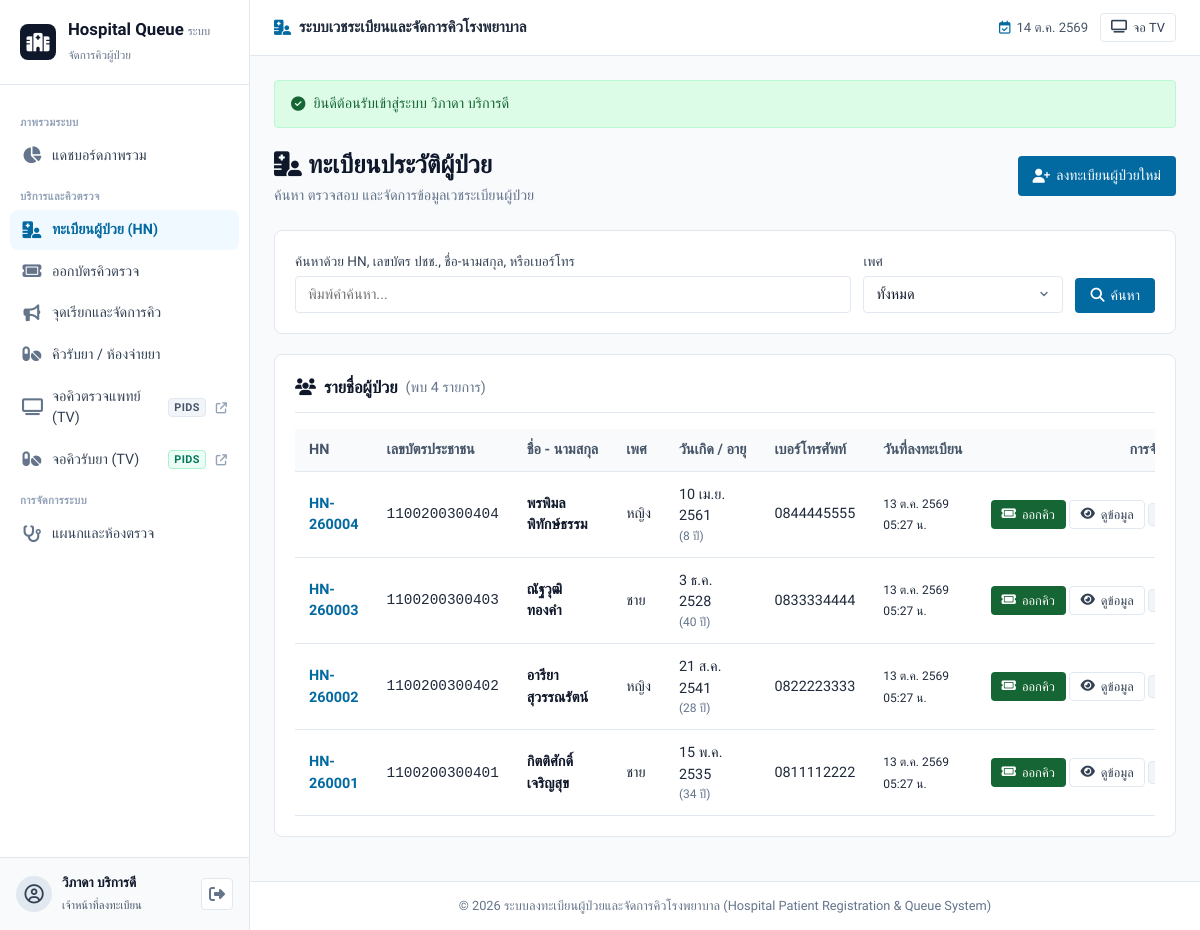
The page /patients.php (signed in) on the database its author committed.
### tables this page shows
CREATE TABLE `patients` (
  `id` INT AUTO_INCREMENT PRIMARY KEY,
  `hn` VARCHAR(20) NOT NULL UNIQUE COMMENT 'เลขประจำตัวผู้ป่วย (HN)',
  `national_id` VARCHAR(13) NOT NULL UNIQUE COMMENT 'เลขบัตรประชาชน',
  `first_name` VARCHAR(100) NOT NULL,
  `last_name` VARCHAR(100) NOT NULL,
  `gender` VARCHAR(10) NULL COMMENT 'ชาย, หญิง, อื่นๆ',
  `date_of_birth` DATE NULL,
  `phone_number` VARCHAR(20) NULL,
  `address` TEXT NULL,
  `created_at` TIMESTAMP DEFAULT CURRENT_TIMESTAMP,
  `updated_at` TIMESTAMP DEFAULT CURRENT_TIMESTAMP ON UPDATE CURRENT_TIMESTAMP
);

### includes/functions.php (called while the page is built, shortened)
<?php
function thai_datetime($datetime, $show_time = true) {
    $timestamp = strtotime($datetime);
    $thai_months = [
        1 => 'ม.ค.', 2 => 'ก.พ.', 3 => 'มี.ค.', 4 => 'เม.ย.',
        5 => 'พ.ค.', 6 => 'มิ.ย.', 7 => 'ก.ค.', 8 => 'ส.ค.',
        9 => 'ก.ย.', 10 => 'ต.ค.', 11 => 'พ.ย.', 12 => 'ธ.ค.'
    ];
    $day = date('j', $timestamp);
    $month = $thai_months[(int)date('n', $timestamp)];
    $year = (int)date('Y', $timestamp) + 543;
    $time = date('H:i น.', $timestamp);
    if ($show_time) {
        return "{$day} {$month} {$year} {$time}";
    }
    return "{$day} {$month} {$year}";
}

### patients.php (the view, shortened to what this page needs)
<?php
require_once __DIR__ . '/config/database.php';
require_once __DIR__ . '/includes/functions.php';
$search = trim($_GET['search'] ?? '');
$query = "SELECT * FROM patients WHERE 1=1";
$params = [];
$query .= " ORDER BY id DESC";
$stmt = $pdo->prepare($query);
$stmt->execute($params);
$patients = $stmt->fetchAll();
require_once __DIR__ . '/includes/header.php';
?>
<div class="page-header">
    <div>
        <h1 class="page-title"><i class="fa-solid fa-hospital-user"></i> ทะเบียนประวัติผู้ป่วย</h1>
        <p class="page-subtitle">ค้นหา ตรวจสอบ และจัดการข้อมูลเวชระเบียนผู้ป่วย</p>
    </div>
    <div>
        <a href="patient_add.php" class="btn btn-primary">
            <i class="fa-solid fa-user-plus"></i> ลงทะเบียนผู้ป่วยใหม่
        </a>
    </div>
</div>
<div class="card">
    <form method="GET" action="patients.php" class="filter-form filter-form-tight">
        <div class="filter-field">
            <label for="search">ค้นหาด้วย HN, เลขบัตร ปชช., ชื่อ-นามสกุล, หรือเบอร์โทร</label>
            <input type="search" id="search" name="search" value="<?= htmlspecialchars($search) ?>" placeholder="พิมพ์คำค้นหา...">
        </div>
        <div class="filter-field slim">
            <label for="gender">เพศ</label>
            <select id="gender" name="gender">
                <option value="">ทั้งหมด</option>
            </select>
        </div>
        <div class="filter-actions">
            <button type="submit" class="btn btn-primary">
                <i class="fa-solid fa-magnifying-glass"></i> ค้นหา
            </button>
        </div>
    </form>
</div>
<div class="card">
    <div class="card-header">
        <h2 class="card-title">
            <i class="fa-solid fa-users"></i> รายชื่อผู้ป่วย
            <span class="card-title-count">(พบ <?= count($patients) ?> รายการ)</span>
        </h2>
    </div>
    <div class="table-responsive">
        <table class="table">
            <thead>
                <tr>
                    <th>HN</th>
                    <th>เลขบัตรประชาชน</th>
                    <th>ชื่อ - นามสกุล</th>
                    <th>เพศ</th>
                    <th>วันเกิด / อายุ</th>
                    <th>เบอร์โทรศัพท์</th>
                    <th>วันที่ลงทะเบียน</th>
                    <th style="text-align: right;">การจัดการ</th>
                </tr>
            </thead>
            <tbody>
                <?php if (empty($patients)): ?>
                    <tr>
                        <td colspan="8" class="table-empty">
                            ไม่พบข้อมูลผู้ป่วยตามเงื่อนไขที่ค้นหา
                        </td>
                    </tr>
                <?php else: ?>
                    <?php foreach ($patients as $p): ?>
                        <?php
                        $age = '-';
                        if ($p['date_of_birth']) {
                            $dob = new DateTime($p['date_of_birth']);
                            $now = new DateTime();
                            $age = $now->diff($dob)->y . ' ปี';
                        }
                        ?>
                        <tr>
                            <td><strong class="hn-strong"><?= htmlspecialchars($p['hn']) ?></strong></td>
                            <td><code><?= htmlspecialchars($p['national_id']) ?></code></td>
                            <td>
                                <a href="patient_detail.php?id=<?= $p['id'] ?>" class="patient-link">
                                    <?= htmlspecialchars($p['first_name'] . ' ' . $p['last_name']) ?>
                                </a>
                            </td>
                            <td><?= htmlspecialchars($p['gender'] ?: '-') ?></td>
                            <td>
                                <?= $p['date_of_birth'] ? thai_datetime($p['date_of_birth'], false) : '-' ?>
                                <small class="muted-block">(<?= $age ?>)</small>
                            </td>
                            <td><?= htmlspecialchars($p['phone_number'] ?: '-') ?></td>
                            <td><small><?= thai_datetime($p['created_at']) ?></small></td>
                            <td class="cell-actions">
                                <a href="visits.php?patient_id=<?= $p['id'] ?>" class="btn btn-success btn-sm" title="ออกคิวตรวจ">
                                    <i class="fa-solid fa-ticket"></i> ออกคิว
                                </a>
                                <a href="patient_detail.php?id=<?= $p['id'] ?>" class="btn btn-outline btn-sm" title="ประวัติการรักษา">
                                    <i class="fa-solid fa-eye"></i> ดูข้อมูล
                                </a>
                                <a href="patient_edit.php?id=<?= $p['id'] ?>" class="btn btn-secondary btn-sm" title="แก้ไข">
                                </a>
                            </td>
                        </tr>
                    <?php endforeach; ?>
                <?php endif; ?>
            </tbody>
        </table>
    </div>
</div>
<?php require_once __DIR__ . '/includes/footer.php'; ?>

### assets/css/style.css (style rules this page uses)
:root { --slate-900: #0f172a; --slate-800: #1e293b; --slate-700: #334155; --slate-600: #475569; --slate-500: #64748b; --slate-400: #94a3b8; --slate-200: #e2e8f0; --slate-100: #f1f5f9; --slate-50: #f8fafc; --primary: #0369a1; --primary-hover: #075985; --primary-surface: #f0f9ff; --primary-border: #bae6fd; --amber-text: #92400e; --amber-bg: #fef3c7; --amber-border: #fde68a; --violet-text: #6d28d9; --violet-bg: #ede9fe; --violet-border: #ddd6fe; --cyan-text: #0369a1; --cyan-bg: #e0f2fe; --cyan-border: #bae6fd; --green-text: #166534; --green-bg: #dcfce7; --green-border: #bbf7d0; --red-text: #991b1b; --red-bg: #fee2e2; --red-border: #fecaca; --rx-text: #047857; --rx-strong: #059669; --rx-bg: #ecfdf5; --rx-border: #a7f3d0; --sidebar-width: 250px; --radius-sm: 4px; --radius-md: 8px; --radius-lg: 12px; --border-hairline: 1px solid var(--slate-200); --text-muted: var(--slate-500); --border: var(--slate-200); --primary-light: var(--primary-surface); --primary-dark: var(--primary-hover); }
* { box-sizing: border-box; margin: 0; padding: 0; }
body { font-family: 'Prompt', -apple-system, BlinkMacSystemFont, "Segoe UI", Roboto, sans-serif; background-color: var(--slate-50); color: var(--slate-900); line-height: 1.5; min-height: 100vh; -webkit-font-smoothing: antialiased; }
a { color: var(--primary); text-decoration: none; }
.filter-form { display: flex; gap: 14px; flex-wrap: wrap; align-items: flex-end; }
.filter-field { flex: 1; min-width: 200px; }
.filter-field.slim { flex: 0 1 180px; }
.filter-actions { display: flex; gap: 8px; flex-wrap: wrap; }
.filter-form-tight { gap: 12px; }
.card-title-count { font-size: 0.9rem; font-weight: 400; color: var(--text-muted); }
.hn-strong { color: var(--primary); }
.muted-block { color: var(--text-muted); display: block; }
.cell-actions { text-align: right; white-space: nowrap; }
.patient-link { font-weight: 600; color: var(--slate-900); }
.page-header { display: flex; align-items: center; justify-content: space-between; flex-wrap: wrap; gap: 16px; margin-bottom: 24px; }
.page-title { font-size: 1.55rem; font-weight: 700; color: var(--slate-900); }
.page-subtitle { font-size: 0.9rem; color: var(--text-muted); margin-top: 2px; }
.card { background: #ffffff; border: var(--border-hairline); border-radius: var(--radius-md); padding: 20px; margin-bottom: 20px; }
.card-header { display: flex; align-items: center; justify-content: space-between; margin-bottom: 16px; padding-bottom: 12px; border-bottom: var(--border-hairline); }
.card-title { font-size: 1.05rem; font-weight: 600; color: var(--slate-900); display: flex; align-items: center; gap: 8px; }
.table-responsive { width: 100%; overflow-x: auto; }
.table { width: 100%; border-collapse: collapse; text-align: left; font-size: 0.9rem; }
.table th { background: var(--slate-50); color: var(--slate-600); font-weight: 600; padding: 10px 14px; border-bottom: var(--border-hairline); white-space: nowrap; }
.table td { padding: 12px 14px; border-bottom: var(--border-hairline); color: var(--slate-800); vertical-align: middle; }
.btn { display: inline-flex; align-items: center; justify-content: center; gap: 6px; padding: 8px 14px; border-radius: var(--radius-sm); font-size: 0.88rem; font-weight: 500; cursor: pointer; border: 1px solid transparent; transition: background-color 0.15s, border-color 0.15s; font-family: inherit; }
.btn-primary { background: var(--primary); color: #ffffff; }
.btn-success { background: var(--green-text); color: #ffffff; }
.btn-secondary { background: var(--slate-100); color: var(--slate-700); border-color: var(--slate-200); }
.btn-outline { background: #ffffff; border-color: var(--slate-200); color: var(--slate-700); }
.btn-sm { padding: 4px 10px; font-size: 0.8rem; }
label { display: block; font-size: 0.85rem; font-weight: 500; color: var(--slate-700); margin-bottom: 4px; }
input[type="text"], input[type="password"], input[type="date"], input[type="tel"], input[type="search"], select, textarea { width: 100%; padding: 9px 12px; border: var(--border-hairline); border-radius: var(--radius-sm); font-size: 0.9rem; font-family: inherit; color: var(--slate-900); background-color: #ffffff; }
select { appearance: none; -webkit-appearance: none; padding: 9px 36px 9px 12px; background-image: var(--select-chevron); background-position: right 12px center; background-repeat: no-repeat; background-size: 12px 12px; cursor: pointer; }

### rows shown on the page
patients: hn "HN-260004", national "1100200300404", first_name+last_name "พรพิมล พิทักษ์ธรรม", gender "หญิง", date_of_birth "10 เม.ย. 2561", date_of_birth "8 ปี", phone_number "0844445555", created_at "13 ต.ค. 2569 05:27 น."
patients: hn "HN-260003", national "1100200300403", first_name+last_name "ณัฐวุฒิ ทองคำ", gender "ชาย", date_of_birth "3 ธ.ค. 2528", date_of_birth "40 ปี", phone_number "0833334444", created_at "13 ต.ค. 2569 05:27 น."
patients: hn "HN-260002", national "1100200300402", first_name+last_name "อารียา สุวรรณรัตน์", gender "หญิง", date_of_birth "21 ส.ค. 2541", date_of_birth "28 ปี", phone_number "0822223333", created_at "13 ต.ค. 2569 05:27 น."
patients: hn "HN-260001", national "1100200300401", first_name+last_name "กิตติศักดิ์ เจริญสุข", gender "ชาย", date_of_birth "15 พ.ค. 2535", date_of_birth "34 ปี", phone_number "0811112222", created_at "13 ต.ค. 2569 05:27 น."

### other values the page prints
$user['name'] ?: $user['username'] "วิภาดา บริการดี"
$user['role'] "เจ้าหน้าที่ลงทะเบียน"
$flash['message'] "ยินดีต้อนรับเข้าสู่ระบบ วิภาดา บริการดี"
count($patients) "4"
